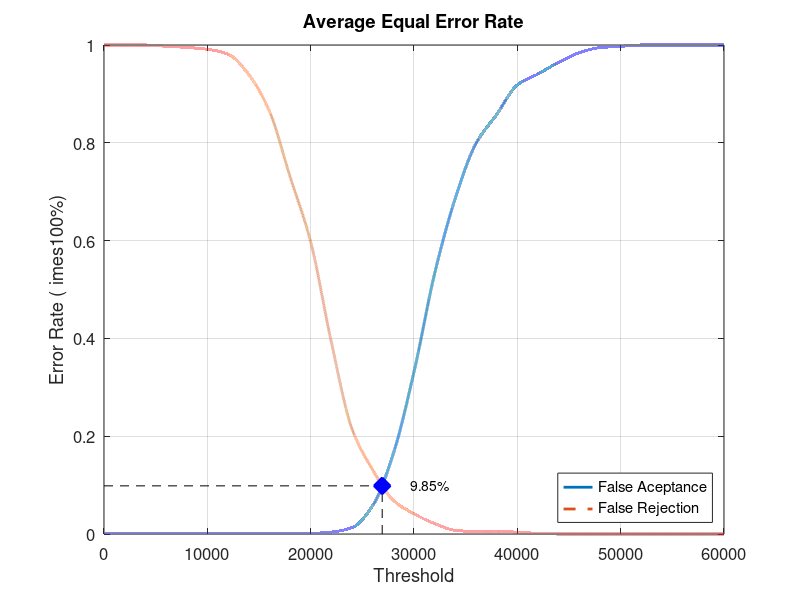
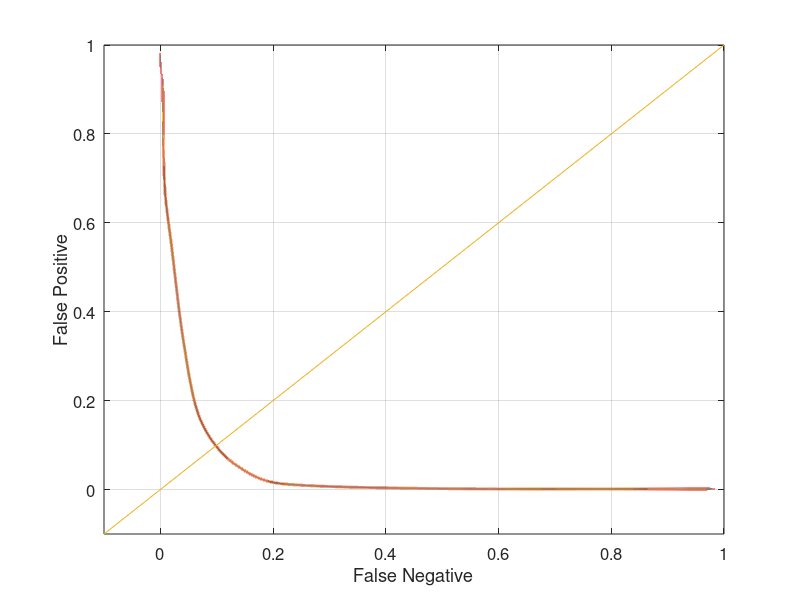

These charts were generated, in order, by the following MATLAB code:
close all;
clear;
clc;
x = 0:2000:60000;
xq = 0:0.5:60000;

y0 = [0 0.00131579 0.00131579 0.00131579 0.00131579 0.00131579 0.00131579 0.00131579 0.00131579 0.00131579 0.00131579 0.00394737 0.0131579 0.0578947 0.164474 0.331579 0.532895 0.686842 0.798684 0.857895 0.918421 0.940789 0.964474 0.98421 0.994737 0.997368 1 1 1 1 1]
yy0 = interp1(x, y0, xq, 'pchip');
y1 = [1 1 1 0.9975 0.995 0.99125 0.98125 0.94 0.865 0.73125 0.5975 0.3925 0.215 0.13125 0.06875 0.04125 0.02125 0.0075 0.005 0.005 0.00375 0.00125 0 0 0 0 0 0 0 0 0]
yy1 = interp1(x, y1, xq, 'pchip');

% Calculating EER: 
y2 = abs(y0 - y1);
find(y2 == min(y2))
yy2 = abs(yy0 - yy1);
xEER = find(yy2 == min(yy2));
xEERIndex = xq(xEER) % X-axis EER
yEER = yy0(xEER) % Y-axis EER

main = figure
plot(xq, yy0,'-','LineWidth', 2);	hold on
plot(xq, yy1,'--','LineWidth', 2);	hold on
plot([xEERIndex xEERIndex], [0 yEER], 'k--');	hold on
plot([0 xEERIndex], [yEER yEER], 'k--');	hold on
plot(xEERIndex, yEER, 'bx', 'LineWidth', 10);	hold on
text(xEERIndex + 10 * xEERIndex / 100, yEER, [num2str(round((10000 * yEER)) / 100) '%'])
legend('False Aceptance', 'False Rejection', 'Location', 'SouthEast')
xlabel('Threshold')
ylabel('Error Rate (	imes100%)')
title('Average Equal Error Rate')
set(gca, 'FontSize', 12)
axis([0 60000 0 1])
grid on

print(main, 'Experiment2AverageMain', '-dpng');
FNRxFPR = figure('Color', [1 1 1]);
plot(yy1, yy0, '-', yy1, yy0, 'LineWidth', 2);
hold on
y = -0.1:0.1:1
plot(y, y); 
set(gca, 'FontSize', 12)
xlabel('False Negative')
ylabel('False Positive')
axis([-0.1 1 -0.1 1])
set(gca, 'FontSize', 12)
grid on

print(FNRxFPR, 'Experiment2AverageFNRxFPR','-dpng');
